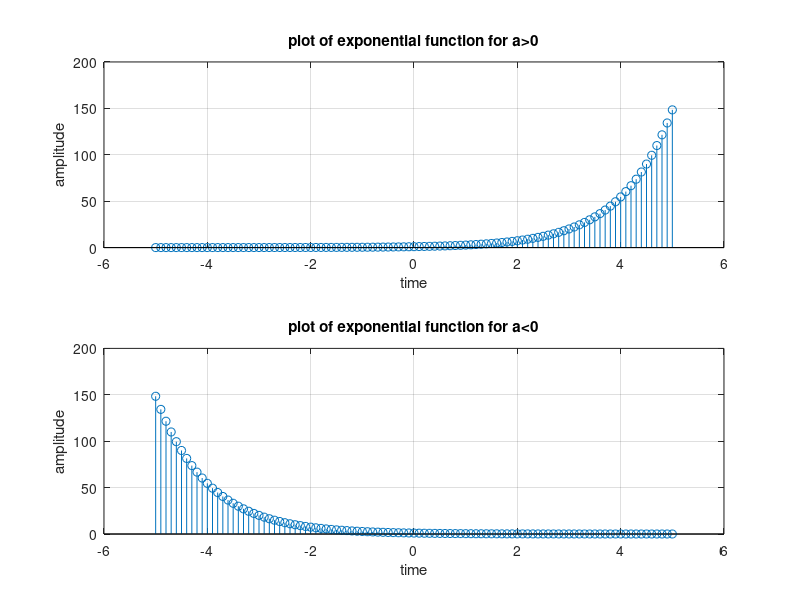

The MATLAB source for this figure:
 c=1;
 a=1;
 t=-5:0.1:5;
 y=zeros(1,length(t));
 y=c*exp(a*t)

 subplot(2,1,1)
 stem(t,y)
 grid on
 xlabel('time')
 ylabel('amplitude')
 title('plot of exponential function for a>0')
 c=1;
 a=-1;
 t=-5:0.1:5;
 y=zeros(1,length(t));
 y=c*exp(a*t)

 subplot(2,1,2)
 stem(t,y)
 grid on
 xlabel('time')
 ylabel('amplitude')
 title('plot of exponential function for a<0')